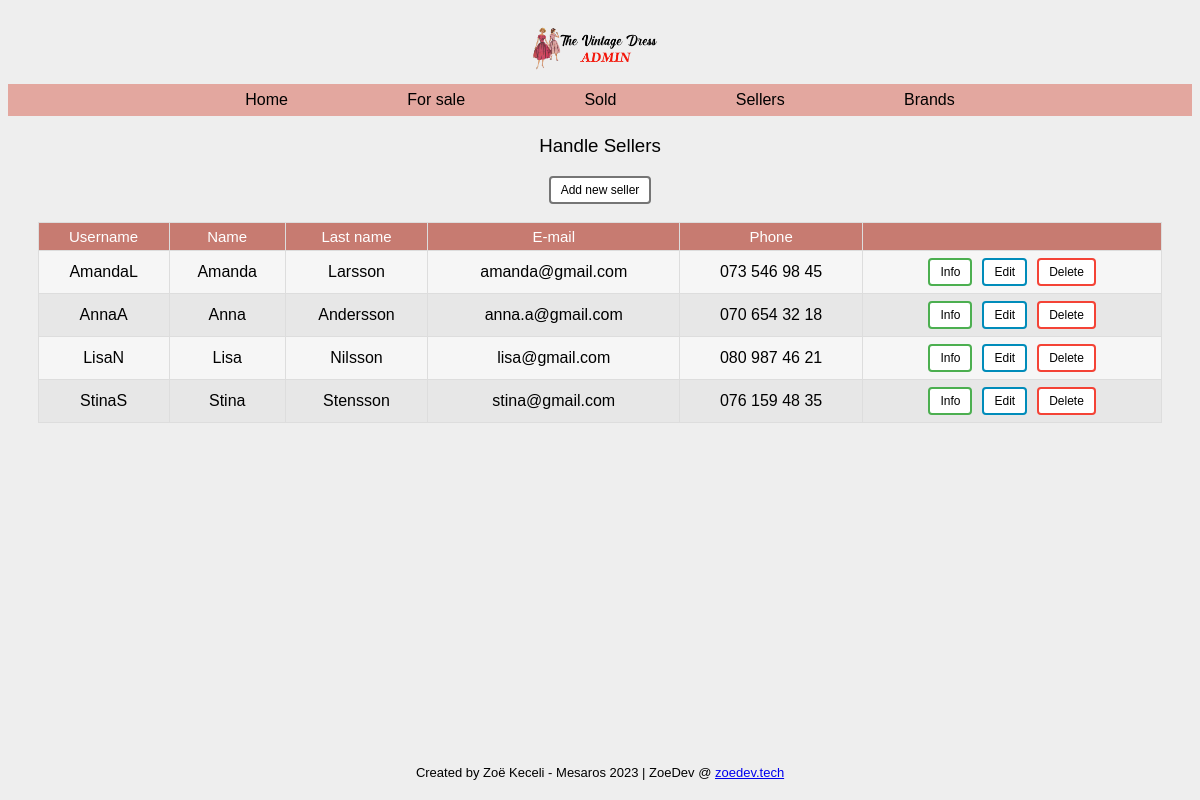
Page /sellers.php on the earlier database version.
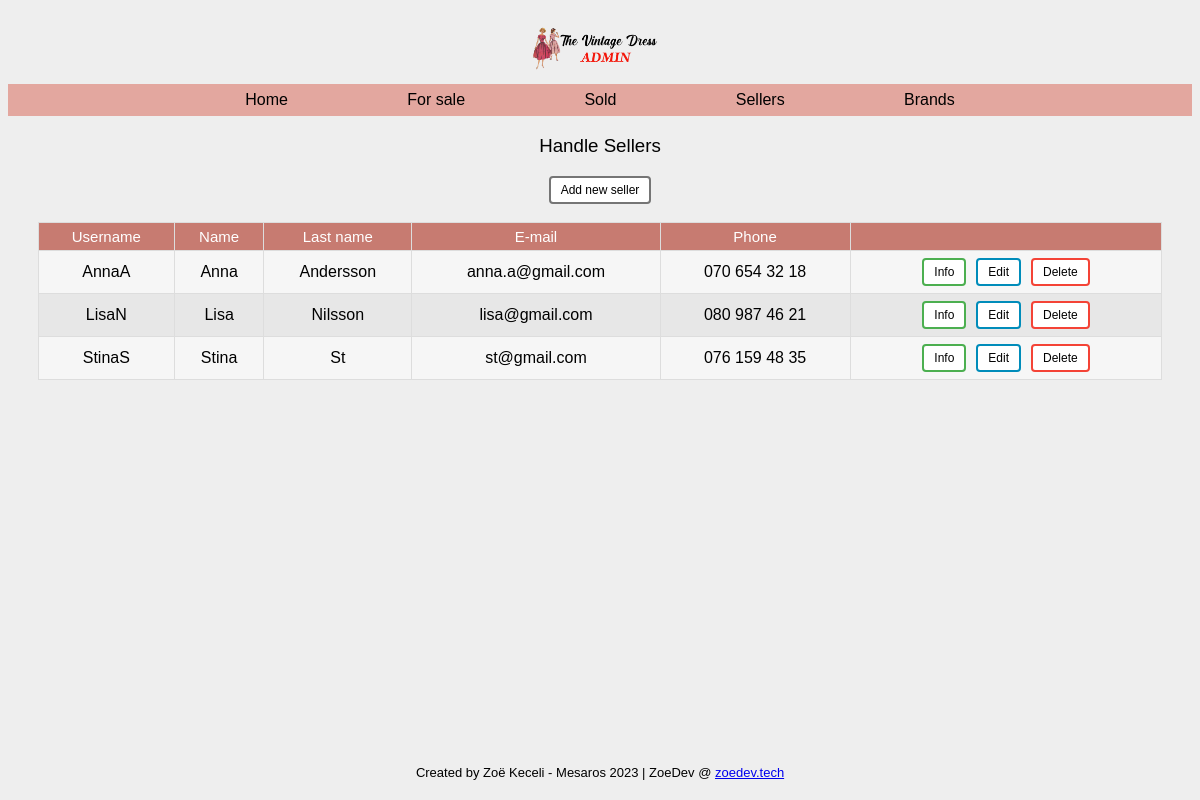
Same page on the later database version.
### tables this page shows
CREATE TABLE `sellers` (
  `id` int(11) NOT NULL,
  `username` varchar(32) NOT NULL,
  `first_name` varchar(32) NOT NULL,
  `last_name` varchar(32) NOT NULL,
  `email` varchar(32) NOT NULL,
  `phone` varchar(15) NOT NULL
);

### sellers.php (called while the page is built)
<?php
require 'classes/view/seller-view.php';
require 'classes/model/seller-model.php';
$pdo = require 'partials/connect.php';
$sellerModel = new SellerModel($pdo);
$sellerView = new SellerView();
include 'partials/header.php';
include 'partials/nav.php';
$sellerView->renderAllSellersAsList($sellerModel->getAllSellersOrderByFirstname());
include 'partials/footer.php';

### classes/model/db.php (called while the page is built, shortened)
<?php
class DB
{
    public function __construct(PDO $pdo)
    {
        $this->pdo = $pdo;
    }
}

### classes/model/seller-model.php (called while the page is built, shortened)
<?php
require_once 'db.php';
class SellerModel extends DB
{
    protected $table = "sellers";
    public function getAllSellersOrderByFirstname()
    {
        $query = "SELECT * FROM {$this->table} ORDER BY first_name";
        $stmt = $this->pdo->prepare($query);
        $stmt->execute();
        return $stmt->fetchAll(PDO::FETCH_ASSOC);
    }
}

### classes/view/seller-view.php (the view, shortened to what this page needs)
<?php
class SellerView
{
    public function renderAllSellersAsList(array $sellers): void
    {
        echo "<h3 class='pageTitle'>Handle Sellers</h3>";
        echo "<button class='addButton'><a href='seller-new.php'>Add new seller</a></button>";
        echo "<br><br>";
        echo "<table class='center'>";
        echo "<th>Username</th>";
        echo "<th>Name</th>";
        echo "<th>Last name</th>";
        echo "<th>E-mail</th>";
        echo "<th>Phone</th>";
        echo "<th></th>";
        foreach ($sellers as $seller) {
            echo "<tr>";
            echo "<td>{$seller['username']}</td>";
            echo "<td>{$seller['first_name']}</td>";
            echo "<td>{$seller['last_name']}</td>";
            echo "<td>{$seller['email']}</td>";
            echo "<td>{$seller['phone']}</td>";
            echo "<td>";
            echo "<button class='btnGreen'><a href='seller-details.php?id={$seller['id']}'>Info</a></button>";
            echo "<button class='btnEdit'><a href='seller-edit.php?id={$seller['id']}'>Edit</a></button>";
            echo "<button class='btnDel'><a href='seller-delete.php?id={$seller['id']}'>Delete</a></button>";
            echo "</td>";
            echo "</tr>";
        }
        echo "</table>";
    }
}

Differences in the rows shown:
removed sellers: username "AmandaL", first_name "Amanda", last_name "Larsson", email "amanda@gmail.com", phone "073 546 98 45"
changed sellers "StinaS": last_name "Stensson" → "St"; email "stina@gmail.com" → "st@gmail.com"
